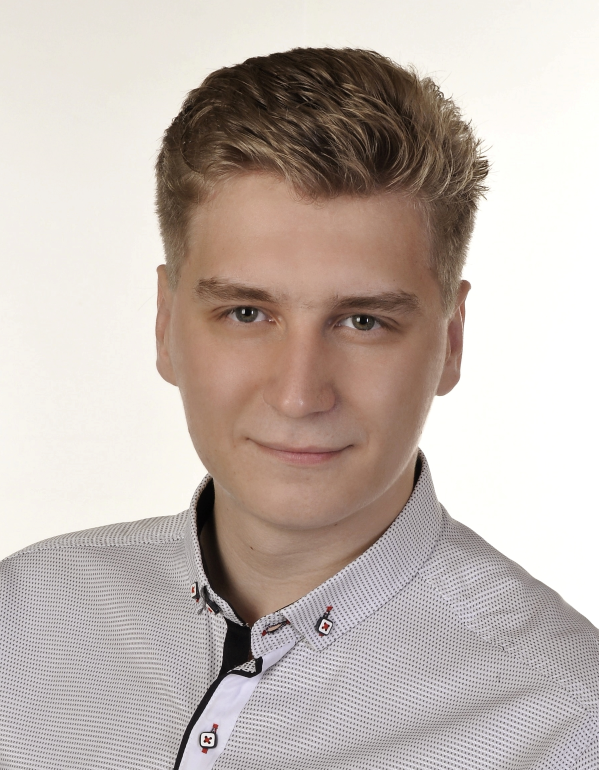
#> input picture Data/CV_photo.jpg, 1796 x 2309 px (shown at 1/3 size)
$ python Start.py --file Data/CV_photo.jpg
#> lines starting #> are read from the running program, lines starting #| are printed output that depends on the picture; after the words box and inside, x2 and y2 are one past the last pixel; in counts of white or black regions, pixels touching at a corner belong together
### Tools.py
import json as js


def save_json(face, eyes, smile):
    data = {
        'Face': face,
        'Eyes': eyes,
        'Smile': smile
    }
    with open('output.json', 'w') as json_file:
        js.dump(data, json_file)

### Start.py
import cv2
import itertools as it
import numpy as np
from Tools import save_json
from argparse import ArgumentParser
import os


parser = ArgumentParser()
parser.add_argument("-f", "--file", dest="path", help="Provide PATH to photo")
parser.add_argument("-o", "--output", dest="outputPath", help="Provide PATH to photo")
import pathlib
pathlib.Path(__file__).parent.absolute()
# [9 lines of commented-out code are left out]


face_detector =  cv2.CascadeClassifier('/app/xml_detectors/haarcascades/haarcascade_frontalface_default.xml')
eye_detector_1 = cv2.CascadeClassifier('/app/xml_detectors/haarcascades/haarcascade_eye_tree_eyeglasses.xml')
eye_detector_2 = cv2.CascadeClassifier('/app/xml_detectors/haarcascades/haarcascade_eye.xml')
eye_detector_3 = cv2.CascadeClassifier('/app/xml_detectors/haarcascades/haarcascade_lefteye_2splits.xml')
smile_detector = cv2.CascadeClassifier('/app/xml_detectors/haarcascades/haarcascade_smile.xml')

args = parser.parse_args()
img_path = args.path
output_path = args.outputPath

img_open = cv2.imread(img_path, cv2.IMREAD_UNCHANGED)
#> img_open is the input picture: shape (2309, 1796, 3); mean B, G, R 175.4, 181.9, 193.5
# img_open2 = cv2.imread('Data\\CV_photo.jpg', cv2.IMREAD_UNCHANGED)
# img_closed = cv2.imread('Data\\IMG_20201216_185903.jpg', cv2.IMREAD_UNCHANGED)


img = img_open
eye_detector = eye_detector_2
Face = False
Eyes = False
Smile = False

print("Size : ", img.shape)
#| Size :  (2309, 1796, 3)
scale_percent = 600 / img.shape[1]
#> scale_percent = 0.334
n_width = int(img.shape[1] * scale_percent)
#> n_width = 600
n_heigh = int(img.shape[0] * scale_percent)
#> n_heigh = 771
n_dim = (n_width, n_heigh)
#> n_dim = (600, 771)

resized_img = cv2.resize(img, n_dim, interpolation=cv2.INTER_AREA)
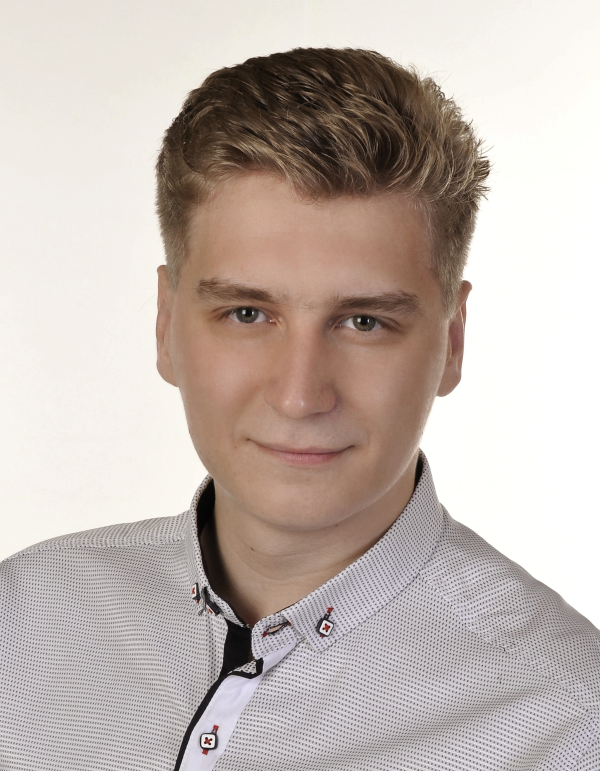
#> resized_img: shape (771, 600, 3); mean B, G, R 175.4, 181.9, 193.5

print("New Size : ", resized_img.shape)
#| New Size :  (771, 600, 3)

# cv2.imshow("Resized", resized_img)
# cv2.waitKey(0)
# cv2.destroyAllWindows()

gray_img = cv2.cvtColor(resized_img, cv2.COLOR_BGR2GRAY)
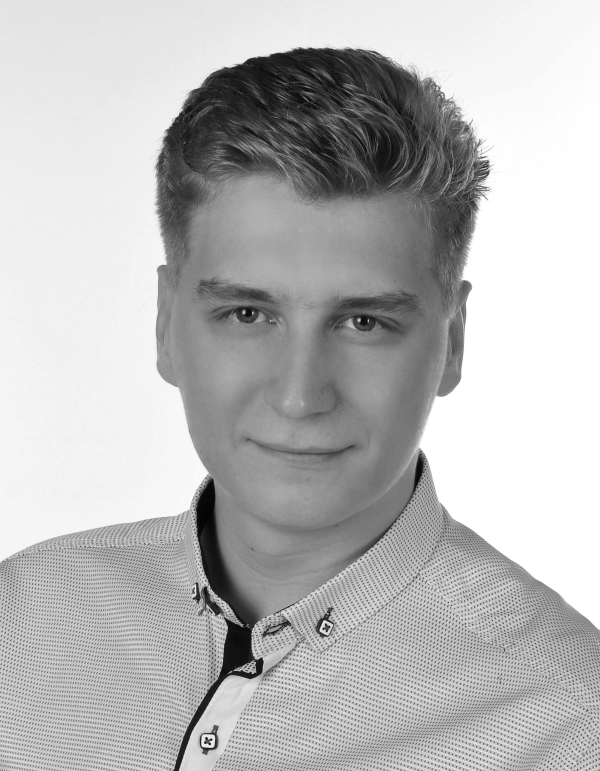
#> gray_img: shape (771, 600); min 2, max 255, mean 184.6
print("Begining Detection")
face = face_detector.detectMultiScale(gray_img, 1.2, 5)
#> face = [[135, 186, 340, 340]]
print("Ending Detection")
if len(face) is not 1:
    save_json(Face, Eyes, Smile)
    cv2.imwrite('Detected.jpg', resized_img)
    print("NO FACE DETECTED")
    exit(0)


for (x, y, w, h) in face:
    Face = True
    cv2.rectangle(resized_img, (x, y), (x + w, y + h), (127, 0, 255), 2)
    roi_grey = gray_img[y:y+h, x:x+w]
    roi_color = resized_img[y:y+h, x:x+w]
    eyes = eye_detector.detectMultiScale(roi_grey, 1.05, 4, minSize=(30, 30))
    smiles = smile_detector.detectMultiScale(roi_grey, 1.2, 6, minSize=(30, 60))
    remove = []
    if len(eyes) < 2:
        save_json(Face, Eyes, Smile)
        exit(0)
    for (ex, ey, ew, eh) in eyes:
        cv2.rectangle(roi_color, (ex, ey), (ex + ew, ey + eh), (0, 255, 0), 2)
        if ey + (eh/2) > (h/2):
            remove.append(False)
        else:
            remove.append(True)
    eyes = list(it.compress(eyes, remove))
    eye_pairs = list(it.combinations(eyes, 2))
    remove = []
    if len(eyes) < 2:
        save_json(Face, Eyes, Smile)
        exit(0)
    for (eye_1, eye_2) in eye_pairs:
        # print(f"[{eye_1}, {eye_2}]")
        eye_variance = eye_1[3] * 0.15
        if eye_2[1] < eye_1[1] - eye_variance or eye_2[1] > eye_1[1] + eye_variance:
            remove.append(False)
        else:
            remove.append(True)
    eye_pairs = list(it.compress(eye_pairs, remove))
    if len(eye_pairs) == 1:
        Eyes = True
        center_min = min(eye_pairs[0][0][0]+(eye_pairs[0][0][2]/2), eye_pairs[0][1][0]+(eye_pairs[0][1][2]/2))
        center_max = max(eye_pairs[0][0][0] + (eye_pairs[0][0][2] / 2), eye_pairs[0][1][0] + (eye_pairs[0][1][2] / 2))
    else:
        save_json(Face, Eyes, Smile)
        exit(0)
    print(eye_pairs)
    remove = []
    for (sx, sy, sw, sh) in smiles:
        cv2.rectangle(roi_color, (sx, sy), (sx + sw, sy + sh), (255, 255, 20), 2)
        if sy + (sh / 2) < (h / 2):
            remove.append(False)
        else:
            if sx + (sw/2) > center_min and sx + (sw/2) < center_max:
                remove.append(True)
            else:
                remove.append(False)
    smiles = list(it.compress(smiles, remove))
    if len(smiles) is 1:
        Smile = True
    else:
        save_json(Face, Eyes, Smile)
#> this loop made 1 pass
#> (x, y, w, h, Face, smiles, eye_pairs, Eyes) on pass 1: (135, 186, 340, 340, True, [[91, 222, 160, 80]], [([78, 97, 64, 64], [188, 101, 70, 70])], True)
#| [(array([78, 97, 64, 64], dtype=int32), array([188, 101,  70,  70], dtype=int32))]
#> pass 1, `roi_grey = gray_img[y:y+h, x:x+w]`:
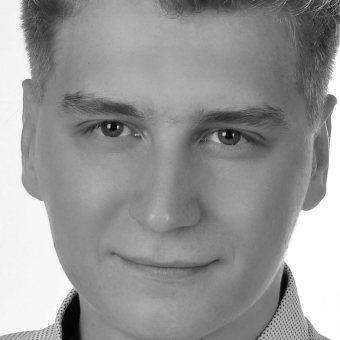
#> roi_grey: shape (340, 340); min 2, max 255, mean 150.9
#> pass 1, `roi_color = resized_img[y:y+h, x:x+w]`:
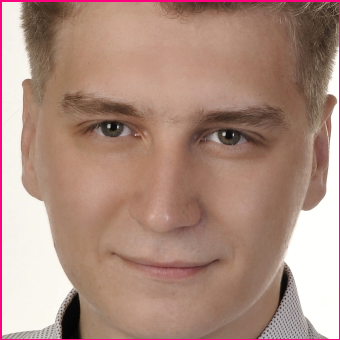
#> roi_color: shape (340, 340, 3); mean B, G, R 127.7, 141, 174
#> after the loop:
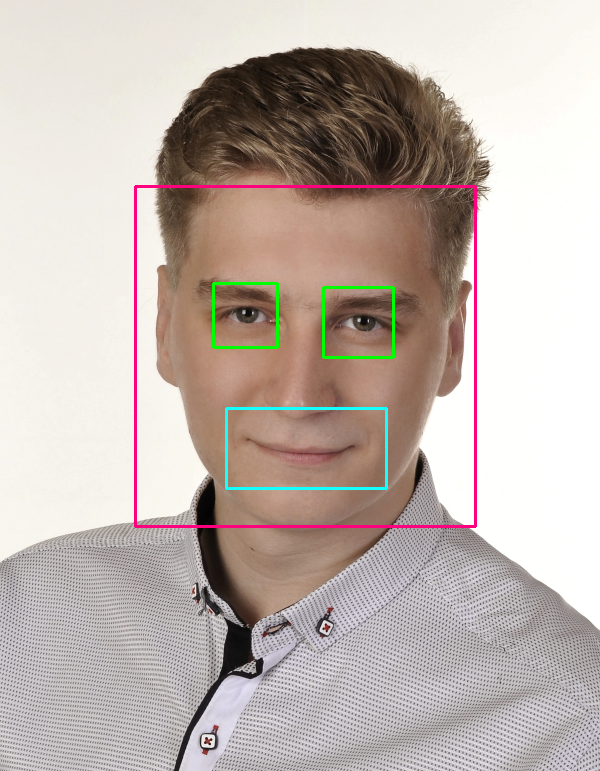
#> resized_img: shape (771, 600, 3); 1.54% of pixels changed, all inside (x1, y1, x2, y2) = (134, 185, 477, 528)
#> after the loop:
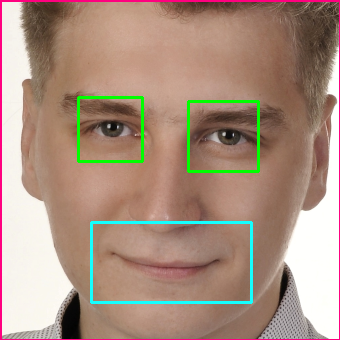
#> roi_color: shape (340, 340, 3); 2.63% of pixels changed, all inside (x1, y1, x2, y2) = (77, 96, 260, 304)

cv2.imwrite('Detected.jpg', resized_img)
save_json(Face, Eyes, Smile)
#> in save_json, `data = { 'Face': face, 'Eyes': eyes, 'Smile': smile }`: data = {'Face': True, 'Eyes': True, 'Smile': True}
#> (the run stopped early here; a loop or call above may not have finished)
